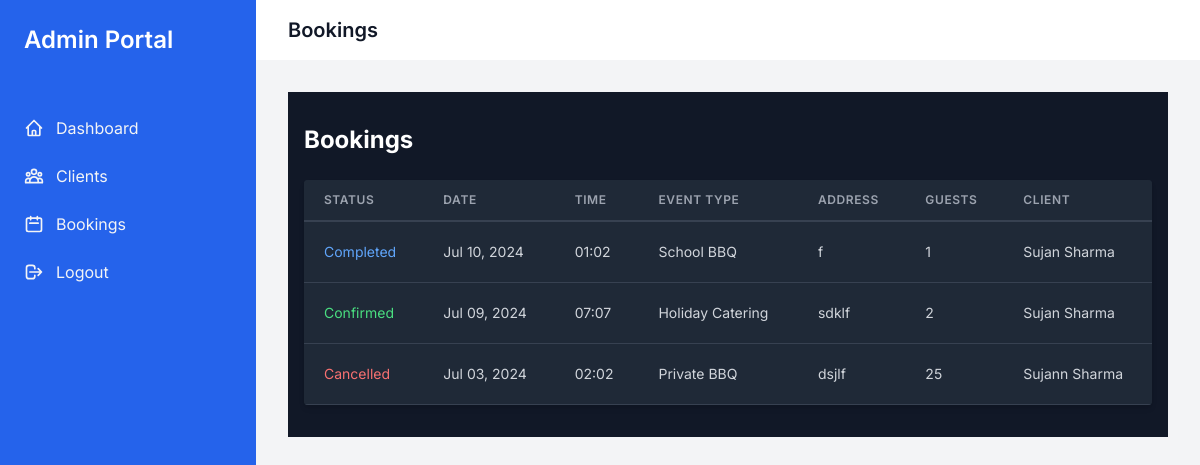
The app's page /admin-portal/bookings/ (signed in), older data.
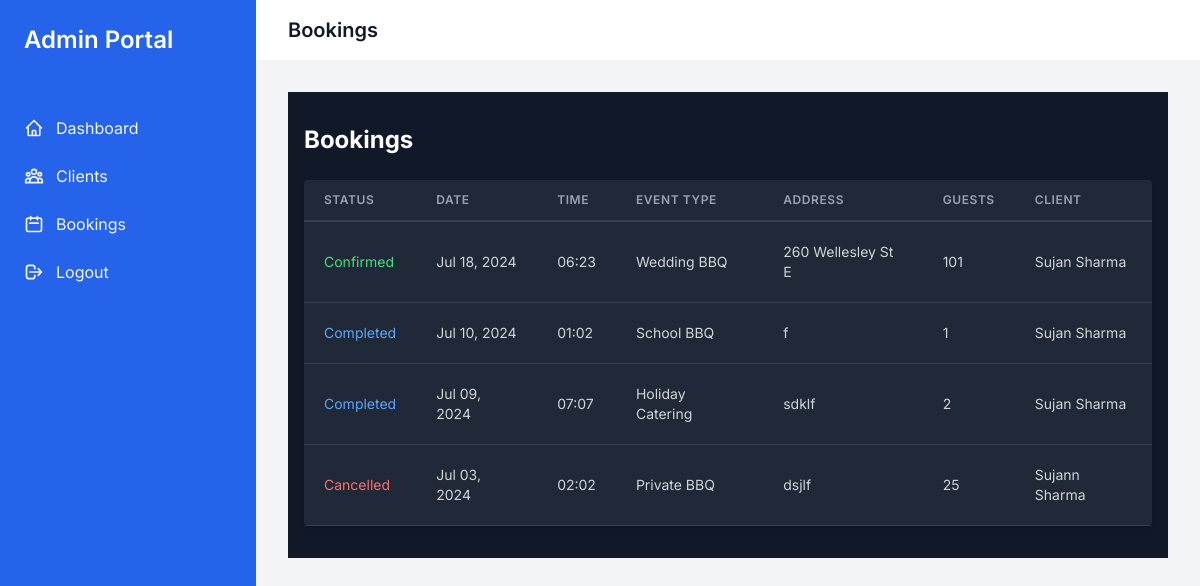
The same page, newer data.
### accounts/models.py (models this page shows, shortened)
class BBQBooking(models.Model):
    user = models.ForeignKey(settings.AUTH_USER_MODEL, on_delete=models.CASCADE, related_name='bbq_bookings')
    status = models.IntegerField(default=0)  # 0: Pending, 1: Confirmed, 2: Cancelled, 3: Completed
    date = models.DateField()
    time = models.TimeField()
    location = models.CharField(max_length=255)
    guests = models.IntegerField()
    EVENT_TYPES = [
        ('private', 'Private BBQ'),
        ('company', 'Company BBQ'),
        ('wedding', 'Wedding BBQ'),
        ('school', 'School BBQ'),
        ('themed', 'Themed BBQ'),
        ('breakfast', 'Breakfast Catering'),
        ('holiday', 'Holiday Catering'),
    ]
    event_type = models.CharField(max_length=20, choices=EVENT_TYPES, default='private')
    MAIN_DISHES = [
        ('beef', 'Beef'),
        ('chicken', 'Chicken'),
        ('pork', 'Pork'),
        ('fish', 'Fish'),
    ]
    main_dishes = models.JSONField()  # Store as {"beef": 10, "chicken": 5, ...}
    SIDE_DISHES = [
        ('salad', 'Salad'),
        ('corn', 'Corn'),
        ('potatoes', 'Potatoes'),
        ('beans', 'Beans'),
        ('coleslaw', 'Coleslaw'),
    ]
    side_dishes = models.JSONField()  # Store as {"salad": 15, "corn": 10, ...}
    DESSERTS = [
        ('ice_cream', 'Ice Cream'),
        ('fruit', 'Fruit'),
    ]
    desserts = models.JSONField()  # Store as {"ice_cream": 20, "fruit": 10}
    drinks = models.IntegerField()  # Total number of drinks (same as guests)

class CustomUser(AbstractUser):
    email = models.EmailField(_('email address'), unique=True)
    contact_number = models.CharField(max_length=15)
    address = models.TextField(blank=True)
    username = models.CharField(max_length=150, unique=True, blank=True)
    USERNAME_FIELD = 'email'
    REQUIRED_FIELDS = ['first_name', 'last_name', 'contact_number']
    objects = CustomUserManager()

### admin_portal/views.py (the view)
# urls.py: path('bookings/', views.booking_list, name='admin_booking_list'),
@staff_member_required
def booking_list(request):
    bookings = BBQBooking.objects.all().order_by('-date')
    return render(request, 'bookings.html', {'bookings': bookings})

### admin_portal/templates/bookings.html (shortened to what this page needs)
{% extends "admin_base.html" %}
{% block admin_content %}
<div class="container mx-auto px-4 py-8 bg-gray-900 text-gray-300">
    <h1 class="text-2xl font-bold mb-6 text-white">
        {% block header_title %}Bookings{%endblock %}
    </h1>
    <div class="overflow-x-auto bg-gray-800 shadow-md rounded">
        <table class="min-w-full leading-normal">
            <thead>
                <tr>
                    <th
                        class="px-5 py-3 border-b-2 border-gray-700 bg-gray-800 text-left text-xs font-semibold text-gray-400 uppercase tracking-wider">
                        Status
                    </th>
                    <th
                        class="px-5 py-3 border-b-2 border-gray-700 bg-gray-800 text-left text-xs font-semibold text-gray-400 uppercase tracking-wider">
                        Date
                    </th>
                    <th
                        class="px-5 py-3 border-b-2 border-gray-700 bg-gray-800 text-left text-xs font-semibold text-gray-400 uppercase tracking-wider">
                        Time
                    </th>
                    <th
                        class="px-5 py-3 border-b-2 border-gray-700 bg-gray-800 text-left text-xs font-semibold text-gray-400 uppercase tracking-wider">
                        Event Type
                    </th>
                    <th
                        class="px-5 py-3 border-b-2 border-gray-700 bg-gray-800 text-left text-xs font-semibold text-gray-400 uppercase tracking-wider">
                        Address
                    </th>
                    <th
                        class="px-5 py-3 border-b-2 border-gray-700 bg-gray-800 text-left text-xs font-semibold text-gray-400 uppercase tracking-wider">
                        Guests
                    </th>
                    <th
                        class="px-5 py-3 border-b-2 border-gray-700 bg-gray-800 text-left text-xs font-semibold text-gray-400 uppercase tracking-wider">
                        Client
                    </th>
                </tr>
            </thead>
            <tbody>
                {% for booking in bookings %}
                <tr class="hover:bg-gray-700 bg-gray-800 transition-colors duration-200 cursor-pointer booking-item"
                    data-booking-id="{{ booking.id }}">
                    <td class="px-5 py-5 border-b border-gray-700 text-sm">
                        {% if booking.status == 0 %}
                        <span class="text-yellow-400">Pending</span>
                        {% elif booking.status == 1 %}
                        <span class="text-green-400">Confirmed</span>
                        {% elif booking.status == 2 %}
                        <span class="text-red-400">Cancelled</span>
                        {% else %}
                        <span class="text-blue-400">Completed</span>
                        {% endif %}
                    </td>
                    <td class="px-5 py-5 border-b border-gray-700 text-sm">
                        {{ booking.date|date:"M d, Y" }}
                    </td>
                    <td class="px-5 py-5 border-b border-gray-700 text-sm">
                        {{ booking.time|time:"H:i" }}
                    </td>
                    <td class="px-5 py-5 border-b border-gray-700 text-sm">
                        {{ booking.get_event_type_display }}
                    </td>
                    <td class="px-5 py-5 border-b border-gray-700 text-sm">
                        {{ booking.location }}
                    </td>
                    <td class="px-5 py-5 border-b border-gray-700 text-sm">
                        {{ booking.guests }}
                    </td>
                    <td class="px-5 py-5 border-b border-gray-700 text-sm">
                        {{ booking.user.first_name }} {{ booking.user.last_name }}
                    </td>
                </tr>
                {% empty %}
                <tr>
                    <td colspan="7" class="px-5 py-5 border-b border-gray-700 bg-gray-800 text-sm text-center">
                        No bookings found.
                    </td>
                </tr>
                {% endfor %}
            </tbody>
        </table>
    </div>
</div>
{% endblock %}

### admin_portal/templates/admin_base.html (shortened to what this page needs)
{% load static %}
<!DOCTYPE html>
<html lang="en">
<head>
    <script src="https://cdn.tailwindcss.com"></script>
</head>
<body class="bg-gray-100 dark:bg-gray-900 text-gray-800 dark:text-gray-200">
    <div class="flex h-screen overflow-hidden">
        <aside id="sidebar"
            class="bg-blue-600 dark:bg-gray-800 text-white w-64 min-h-screen overflow-y-auto transition-all duration-300 ease-in-out transform -translate-x-full md:translate-x-0">
            <div class="p-6">
                <h2 class="text-2xl font-semibold">Admin Portal</h2>
            </div>
            <nav class="mt-6">
                <a href="{% url 'admin_dashboard' %}"
                    class="flex items-center px-6 py-3 text-gray-100 hover:bg-indigo-600 transition-colors duration-200">
                    <svg class="h-5 w-5 mr-3" fill="none" viewBox="0 0 24 24" stroke="currentColor">
                        <path stroke-linecap="round" stroke-linejoin="round" stroke-width="2"
                            d="M3 12l2-2m0 0l7-7 7 7M5 10v10a1 1 0 001 1h3m10-11l2 2m-2-2v10a1 1 0 01-1 1h-3m-6 0a1 1 0 001-1v-4a1 1 0 011-1h2a1 1 0 011 1v4a1 1 0 001 1m-6 0h6" />
                    </svg>
                    Dashboard
                </a>
                <a href="{% url 'admin_client_list' %}"
                    class="flex items-center px-6 py-3 text-gray-100 hover:bg-indigo-600 transition-colors duration-200">
                    Clients
                </a>
                <a href="{% url 'admin_booking_list' %}"
                    class="flex items-center px-6 py-3 text-gray-100 hover:bg-indigo-600 transition-colors duration-200">
                    <svg class="h-5 w-5 mr-3" fill="none" viewBox="0 0 24 24" stroke="currentColor">
                        <path stroke-linecap="round" stroke-linejoin="round" stroke-width="2"
                            d="M8 7V3m8 4V3m-9 8h10M5 21h14a2 2 0 002-2V7a2 2 0 00-2-2H5a2 2 0 00-2 2v12a2 2 0 002 2z" />
                    </svg>
                    Bookings
                </a>
                <a href="{% url 'logout' %}"
                    class="flex items-center px-6 py-3 text-gray-100 hover:bg-indigo-600 transition-colors duration-200">
                    <svg class="h-5 w-5 mr-3" fill="none" viewBox="0 0 24 24" stroke="currentColor">
                        <path stroke-linecap="round" stroke-linejoin="round" stroke-width="2"
                            d="M17 16l4-4m0 0l-4-4m4 4H7m6 4v1a3 3 0 01-3 3H6a3 3 0 01-3-3V7a3 3 0 013-3h4a3 3 0 013 3v1" />
                    </svg>
                    Logout
                </a>
            </nav>
        </aside>
        <div class="flex-1 flex flex-col overflow-hidden">
            <header class="bg-white dark:bg-gray-800 shadow">
                <div class="max-w-7xl mx-auto px-4 sm:px-6 lg:px-8 py-4 flex justify-between items-center">
                    <h1 class="text-xl font-semibold text-gray-900 dark:text-white">
                        {% block header_title %}Dashboard{%endblock %}</h1>
                </div>
            </header>
            <main class="flex-1 overflow-x-hidden overflow-y-auto bg-gray-100 dark:bg-gray-900">
                <div class="max-w-7xl mx-auto px-4 sm:px-6 lg:px-8 py-8">
                    {% block admin_content %}
                    {% endblock %}
                </div>
            </main>
        </div>
    </div>
</body>
</html>

### admin_portal/templates/admin_base.html (style rules this page uses)
body { font-family: 'Inter', sans-serif; }

Row changes from the older to the newer data that the page shows:
added BBQBooking: status "Confirmed", date "Jul 18, 2024", time "06:23", event_type "Wedding BBQ", location "260 Wellesley St E", guests "101", user.first_name "Sujan", user.last_name "Sharma"
changed BBQBooking "Jul 09, 2024": status "Confirmed" → "Completed"
